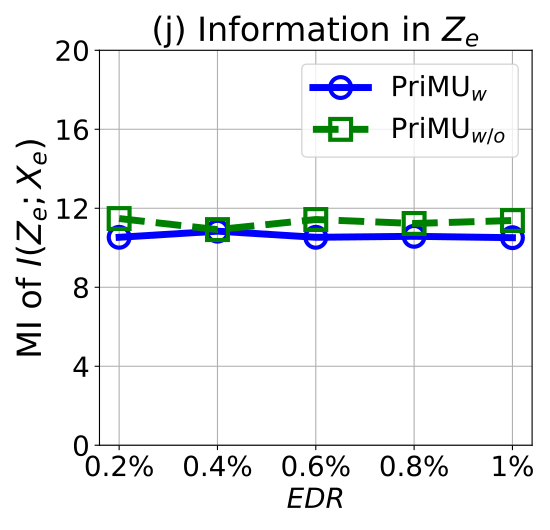

Write Python code to recreate this figure.


import numpy as np
import matplotlib.pyplot as plt

epsilon = 3
beta = 1 / epsilon


x=[1, 2, 3, 4, 5]
# validation_for_plt =[97,95.8600, 94.9400, 93.5400, 93.2400]
# attack_for_plt=[0, 0.3524, 0, 0.1762, 0.1762]
# basic_for_plt=[99.8, 99.8, 99.8, 99.8, 99.8]

labels = ['0.2%', '0.4%', '0.6%', '0.8%', '1%' ]
unl_org_0= [18.44, 21.15, 24.82, 27.84, 24.90]
unl_org = [103.73, 122.25, 117.653, 126.01, 110.23]


unl_hess_r = [5.124, 4.951407, 6.93,4.606, 3.0253]
unl_vbu = [48.9582, 54.9582, 52.9582, 55.9582, 50.9582]
# unl_vbu = [103.73, 122.254, 117.65, 126.01, 110.23]

unl_ss_w = [10.53, 10.84, 10.53 , 10.58, 10.51]
unl_ss_wo = [11.48, 10.92, 11.43 , 11.23, 11.38]



plt.figure(figsize=(5.5, 5.3))
l_w=5
m_s=15
marker_s = 3
markevery=1
#plt.figure(figsize=(8, 5.3))
#plt.plot(x, unl_fr, color='blue', marker='^', label='Retrain',linewidth=l_w, markersize=m_s)
plt.plot(x, unl_ss_w, linestyle='-', color='b', marker='o', fillstyle='none', markevery=markevery,
         label='PriMU$_{w}$', linewidth=l_w, markersize=m_s, markeredgewidth=marker_s)

#plt.plot(x, unl_ss_w, color='g',  marker='*',  label='PriMU$_{w}$',linewidth=l_w, markersize=m_s)
plt.plot(x, unl_ss_wo, linestyle='--', color='g',  marker='s', fillstyle='none', markevery=markevery,
         label='PriMU$_{w/o}$',linewidth=l_w, markersize=m_s, markeredgewidth=marker_s)

# plt.plot(x, unl_vbu, linestyle=':', color='r',  marker='^', fillstyle='none', markevery=markevery,
#          label='VBU', linewidth=l_w,  markersize=m_s, markeredgewidth=marker_s)
#
# plt.plot(x, unl_hess_r, linestyle='-.', color='k',  marker='D', fillstyle='none', markevery=markevery,
#          label='HBFU',linewidth=l_w, markersize=m_s, markeredgewidth=marker_s)
#


#plt.plot(x, unl_vibu, color='silver',  marker='d',  label='VIBU',linewidth=4,  markersize=10)

# plt.plot(x, y_sa03, color='r',  marker='2',  label='AAAI21 A_acc, pr=0.3',linewidth=3, markersize=8)
# plt.plot(x, y_sa05, color='darkblue',  marker='4',  label='AAAI21 A_acc, pr=0.5',linewidth=3, markersize=8)
# plt.plot(x, y_ma03, color='darkviolet',  marker='3',  label='FedMC A_acc, pr=0.3',linewidth=3, markersize=8)
# plt.plot(x, y_ma05, color='cyan',  marker='p',  label='FedMC A_acc, pr=0.5',linewidth=3, markersize=8)


plt.grid()
leg = plt.legend(fancybox=True, shadow=True)
# plt.xlabel('Malicious Client Ratio (%)' ,fontsize=16)
plt.ylabel('MI of $I(Z_e;X_e)$' ,fontsize=24)
my_y_ticks = np.arange(0 ,21,4)
plt.yticks(my_y_ticks,fontsize=20)
plt.xlabel('$\it{EDR}$' ,fontsize=20)

plt.xticks(x, labels, fontsize=20)
# plt.title('CIFAR10 IID')
plt.title('(j) Information in $Z_e$', fontsize=24)
plt.legend(loc='best',fontsize=20)
plt.tight_layout()
#plt.title("MNIST")
plt.rcParams['figure.figsize'] = (2.0, 1)
plt.rcParams['image.interpolation'] = 'nearest'
plt.rcParams['figure.subplot.left'] = 0.11
plt.rcParams['figure.subplot.bottom'] = 0.08
plt.rcParams['figure.subplot.right'] = 0.977
plt.rcParams['figure.subplot.top'] = 0.969
plt.savefig('celeba_mi_er_curve.pdf', format='pdf', dpi=200)
plt.show()
